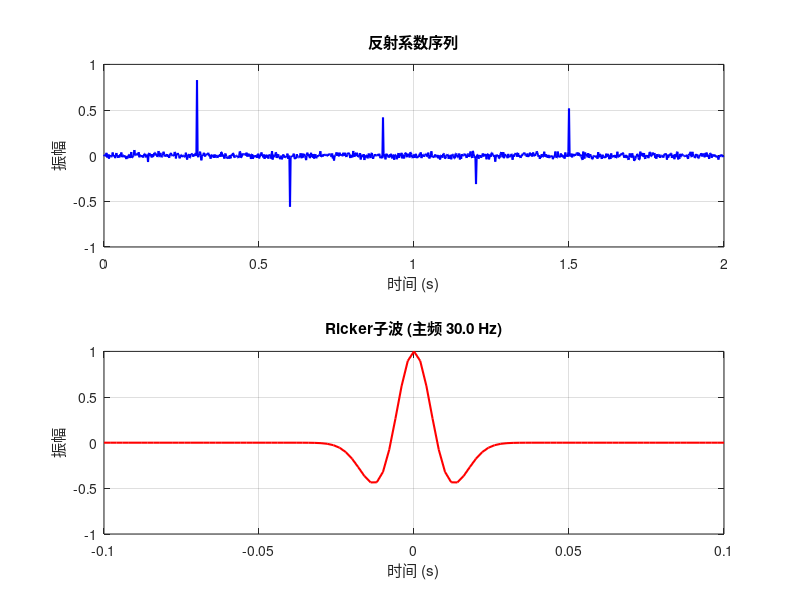
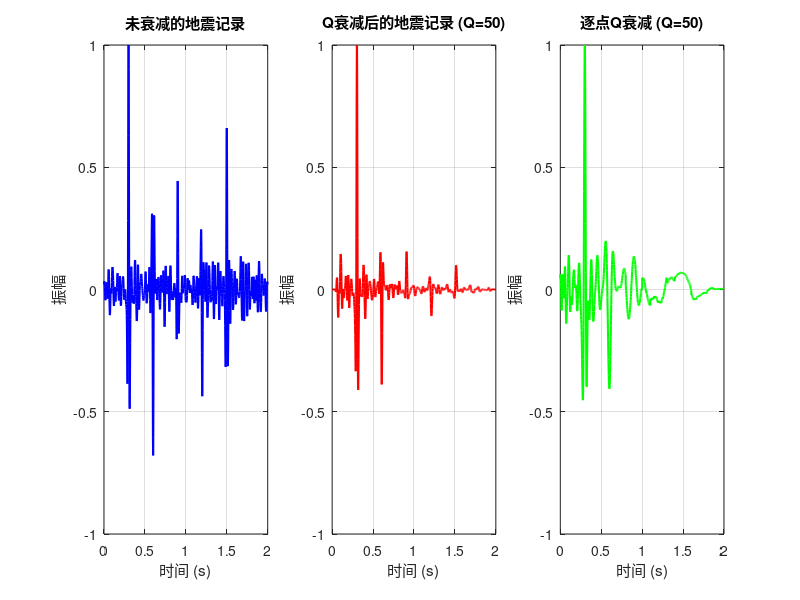

MATLAB code for these plots, in order: (Note: this script raises an error after producing the figures.)
%% 1. 参数设置
clear; clc; close all;

% 基本参数
fs = 500;           % 采样率 (Hz)
dt = 1/fs;          % 采样间隔 (s)
T = 2.0;            % 记录长度 (s)
t = 0:dt:T-dt;      % 时间轴
N = length(t);      % 采样点数

% Q衰减参数
Q = 50;             % 品质因子（衰减强度，Q越小衰减越强）
f0 = 30;            % 子波主频 (Hz)

%% 2. 生成反射系数序列
% 方法1：随机反射系数（白噪声）
% r = randn(1, N) * 0.1;  % 高斯白噪声

% 方法2：几个孤立的反射界面（更真实）
r = zeros(1, N);
% 设置反射界面位置（秒）
reflector_times = [0.3, 0.6, 0.9, 1.2, 1.5];
% 设置反射系数大小（正负表示阻抗增加或减少）
reflector_amplitudes = [0.8, -0.6, 0.4, -0.3, 0.5];

for i = 1:length(reflector_times)
    idx = round(reflector_times(i) * fs) + 1;
    if idx <= N
        r(idx) = reflector_amplitudes(i);
    end
end

% 添加一些随机噪声使更真实
r = r + randn(1, N) * 0.02;

figure('Position', [100, 100, 800, 400]);
subplot(2,1,1);
plot(t, r, 'b-', 'LineWidth', 1.5);
xlabel('时间 (s)'); ylabel('振幅');
title('反射系数序列');
grid on;

%% 3. 生成地震子波
% Ricker子波（零相位）
t_wavelet = -0.1:dt:0.1;  % 子波时间轴
nt_wavelet = length(t_wavelet);
t_wavelet_center = floor(nt_wavelet/2) + 1;

% Ricker子波公式
ricker = (1 - 2*(pi*f0*t_wavelet).^2) .* exp(-(pi*f0*t_wavelet).^2);

% 确保子波能量归一化
ricker = ricker / max(abs(ricker));

subplot(2,1,2);
plot(t_wavelet, ricker, 'r-', 'LineWidth', 1.5);
xlabel('时间 (s)'); ylabel('振幅');
title(sprintf('Ricker子波 (主频 %.1f Hz)', f0));
grid on;

%% 4. 生成未衰减的地震记录（稳态卷积）
% 使用卷积生成地震记录
s_ideal = conv(r, ricker, 'same');  % 'same'保持相同长度

% 归一化
s_ideal = s_ideal / max(abs(s_ideal));

figure('Position', [100, 100, 1200, 400]);
subplot(1,3,1);
plot(t, s_ideal, 'b-', 'LineWidth', 1.5);
xlabel('时间 (s)'); ylabel('振幅');
title('未衰减的地震记录');
grid on;
xlim([0, T]);

%% 5. 应用Q衰减（时变滤波）
% 方法：将地震记录分成多个时窗，对每个时窗应用不同的衰减

% 定义衰减函数（常数Q模型）
% 衰减幅度：A(f, t) = exp(-π * f * t / Q)
% 同时考虑最小相位延迟

% 频率轴
f = (0:N/2) * fs / N;  % 正频率部分
f = f(2:end);          % 去掉直流分量
Nf = length(f);

% 初始化衰减后的信号
s_attenuated = zeros(1, N);

% 将信号分成多个重叠的时窗
window_length = round(0.2 * fs);  % 窗长度（200 ms）
overlap = round(0.5 * window_length);  % 50%重叠
step = window_length - overlap;

% 汉宁窗
hann_win = hanning(window_length)';

num_windows = floor((N - window_length) / step) + 1;

for win_idx = 1:num_windows
    % 当前时窗的起始和结束索引
    start_idx = (win_idx-1) * step + 1;
    end_idx = start_idx + window_length - 1;
    
    if end_idx > N
        end_idx = N;
    end
    
    % 提取当前时窗的信号
    win_signal = s_ideal(start_idx:end_idx);
    
    % 应用窗函数
    win_signal_windowed = win_signal .* hann_win(1:length(win_signal));
    
    % 计算当前时窗中心时间（旅行时）
    t_center = t(round((start_idx+end_idx)/2));
    
    % FFT
    win_fft = fft(win_signal_windowed);
    win_fft = win_fft(1:length(win_signal_windowed));  % 取前半部分
    
    % 计算衰减因子
    % 幅度衰减：exp(-π * f * t_center / Q)
    % 相位延迟：exp(-1i * π * f * t_center / Q) （最小相位近似）
    n_fft = length(win_fft);
    f_win = (0:n_fft/2) * fs / n_fft;
    f_win = f_win(2:end);  % 去掉直流
    
    % 创建衰减滤波器
    n_freq = length(f_win);
    attenuation_filter = zeros(1, n_fft);
    
    % 正频率部分
    for i = 1:n_freq
        % 幅度衰减
        amp_atten = exp(-pi * f_win(i) * t_center / Q);
        % 相位延迟（最小相位）
        phase_shift = exp(-1i * pi * f_win(i) * t_center / Q);
        % 综合衰减
        attenuation_filter(i+1) = amp_atten * phase_shift;
    end
    
    % 负频率部分（共轭对称）
    attenuation_filter(end-n_freq+1:end) = conj(attenuation_filter(n_freq+1:-1:2));
    
    % 应用衰减滤波器
    win_fft_attenuated = win_fft .* attenuation_filter(1:length(win_fft));
    
    % 逆FFT
    win_signal_attenuated = real(ifft(win_fft_attenuated));
    
    % 去窗并叠加到输出信号
    s_attenuated(start_idx:end_idx) = s_attenuated(start_idx:end_idx) + ...
        win_signal_attenuated .* hann_win(1:length(win_signal));
end

% 归一化
s_attenuated = s_attenuated / max(abs(s_attenuated));

subplot(1,3,2);
plot(t, s_attenuated, 'r-', 'LineWidth', 1.5);
xlabel('时间 (s)'); ylabel('振幅');
title(sprintf('Q衰减后的地震记录 (Q=%d)', Q));
grid on;
xlim([0, T]);

%% 6. 更精确的Q衰减方法（逐点衰减）
% 这种方法更精确但计算量更大
% 使用非稳态卷积模型

s_attenuated2 = zeros(1, N);

% 对每个反射系数应用时变衰减
for i = 1:N
    if abs(r(i)) > 0.01  % 只处理显著的反射系数
        % 该反射系数的到达时间
        t_arrival = t(i);
        
        % 计算衰减后的子波
        % 子波幅度衰减：exp(-π * f0 * t_arrival / Q)
        amp_atten = exp(-pi * f0 * t_arrival / Q);
        
        % 生成衰减后的子波（幅度减小，主频降低）
        f0_atten = f0 * amp_atten;  % 近似：频率也衰减
        ricker_atten = (1 - 2*(pi*f0_atten*t_wavelet).^2) .* exp(-(pi*f0_atten*t_wavelet).^2);
        ricker_atten = ricker_atten * amp_atten;
        
        % 将衰减子波放置在正确位置
        start_idx = i - floor(length(t_wavelet)/2);
        end_idx = start_idx + length(t_wavelet) - 1;
        
        % 确保索引在范围内
        if start_idx < 1
            ricker_part = ricker_atten(2-start_idx:end);
            start_idx = 1;
        else
            ricker_part = ricker_atten;
        end
        
        if end_idx > N
            ricker_part = ricker_part(1:end-(end_idx-N));
            end_idx = N;
        end
        
        % 添加到地震记录
        valid_length = end_idx - start_idx + 1;
        s_attenuated2(start_idx:end_idx) = s_attenuated2(start_idx:end_idx) + ...
            r(i) * ricker_part(1:valid_length);
    end
end

% 归一化
s_attenuated2 = s_attenuated2 / max(abs(s_attenuated2));

subplot(1,3,3);
plot(t, s_attenuated2, 'g-', 'LineWidth', 1.5);
xlabel('时间 (s)'); ylabel('振幅');
title(sprintf('逐点Q衰减 (Q=%d)', Q));
grid on;
xlim([0, T]);

%% 7. 频谱分析
figure('Position', [100, 100, 1000, 600]);

% 计算频谱
[P_ideal, f_axis] = pwelch(s_ideal, hamming(256), 128, 256, fs);
[P_atten, ~] = pwelch(s_attenuated, hamming(256), 128, 256, fs);
[P_atten2, ~] = pwelch(s_attenuated2, hamming(256), 128, 256, fs);

% 转换为dB
P_ideal_db = 10*log10(P_ideal);
P_atten_db = 10*log10(P_atten);
P_atten2_db = 10*log10(P_atten2);

subplot(2,2,1);
plot(t, s_ideal, 'b-', 'LineWidth', 1.5); hold on;
plot(t, s_attenuated, 'r-', 'LineWidth', 1.5);
xlabel('时间 (s)'); ylabel('振幅');
title('时域信号对比');
legend('未衰减', '衰减后', 'Location', 'northeast');
grid on;
xlim([0, T]);

subplot(2,2,2);
plot(f_axis, P_ideal_db, 'b-', 'LineWidth', 1.5); hold on;
plot(f_axis, P_atten_db, 'r-', 'LineWidth', 1.5);
xlabel('频率 (Hz)'); ylabel('功率谱密度 (dB)');
title('频谱对比');
legend('未衰减', '衰减后', 'Location', 'northeast');
grid on;
xlim([0, 100]);

subplot(2,2,3);
% 时频谱 - 未衰减
[s_ideal_tf, f_tf, t_tf] = spectrogram(s_ideal, 128, 120, 128, fs);
imagesc(t_tf, f_tf, 20*log10(abs(s_ideal_tf)));
axis xy; colorbar;
xlabel('时间 (s)'); ylabel('频率 (Hz)');
title('未衰减信号的时频谱');
ylim([0, 100]);

subplot(2,2,4);
% 时频谱 - 衰减后
[s_atten_tf, f_tf, t_tf] = spectrogram(s_attenuated, 128, 120, 128, fs);
imagesc(t_tf, f_tf, 20*log10(abs(s_atten_tf)));
axis xy; colorbar;
xlabel('时间 (s)'); ylabel('频率 (Hz)');
title('衰减后信号的时频谱');
ylim([0, 100]);

colormap(jet);

%% 8. 保存数据
% 可以选择保存生成的数据用于后续处理
data.t = t;
data.fs = fs;
data.r = r;                    % 反射系数
data.wavelet = ricker;         % 子波
data.s_ideal = s_ideal;        % 未衰减信号
data.s_attenuated = s_attenuated;  % 衰减信号
data.Q = Q;
data.f0 = f0;

save('synthetic_seismic_data.mat', 'data');

fprintf('地震记录生成完成！\n');
fprintf('参数：\n');
fprintf('  采样率：%.0f Hz\n', fs);
fprintf('  记录长度：%.1f s\n', T);
fprintf('  子波主频：%.0f Hz\n', f0);
fprintf('  品质因子 Q：%d\n', Q);
fprintf('  数据已保存到 synthetic_seismic_data.mat\n');

%% 9. 可选：添加随机噪声
% 如果需要更真实的数据，可以添加随机噪声
snr_db = 20;  % 信噪比 (dB)
noise_power = var(s_attenuated) / (10^(snr_db/10));
noise = sqrt(noise_power) * randn(1, N);
s_noisy = s_attenuated + noise;

figure('Position', [100, 100, 800, 400]);
subplot(1,2,1);
plot(t, s_attenuated, 'b-', 'LineWidth', 1.5); hold on;
plot(t, s_noisy, 'r-', 'LineWidth', 1);
xlabel('时间 (s)'); ylabel('振幅');
title(sprintf('添加噪声 (SNR = %.0f dB)', snr_db));
legend('无噪声', '有噪声');
grid on;
xlim([0, T]);

subplot(1,2,2);
[P_clean, f_axis] = pwelch(s_attenuated, hamming(256), 128, 256, fs);
[P_noisy, ~] = pwelch(s_noisy, hamming(256), 128, 256, fs);
plot(f_axis, 10*log10(P_clean), 'b-', 'LineWidth', 1.5); hold on;
plot(f_axis, 10*log10(P_noisy), 'r-', 'LineWidth', 1);
xlabel('频率 (Hz)'); ylabel('功率谱密度 (dB)');
title('频谱对比');
legend('无噪声', '有噪声');
grid on;
xlim([0, 100]);